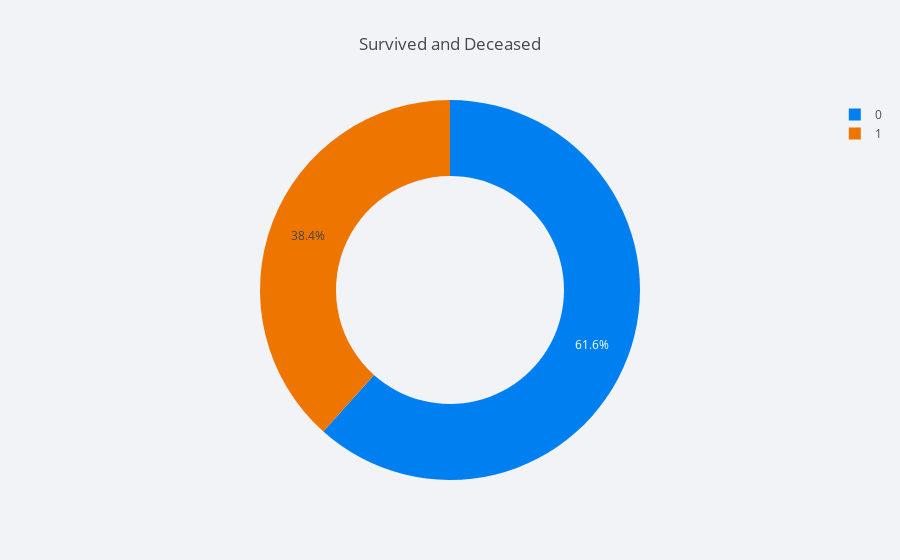

The notebook cell this image was saved under:
### Code cell
#Pie chart for number of survived and deceased
survived_val = train['Survived'].value_counts()
survived_df = pd.DataFrame({'labels': survived_val.index,
                   'values': survived_val.values
                  })
survived_df.iplot(kind='pie',labels='labels',values='values', title='Survived and Deceased', hole = 0.6)

### Figure 1 — Plotly figure (JSON) as saved in the notebook; plotly's stock layout.template omitted (floating-point values rounded to 4 significant figures)
{"data": [{"hole": 0.6, "labels": [0, 1], "marker": {"colors": ["rgba(0, 128, 240, 1.0)", "rgba(238, 118, 0, 1.0)"]}, "name": "", "type": "pie", "values": [549, 342]}], "layout": {"legend": {"bgcolor": "#F2F3F7", "font": {"color": "#505050"}}, "paper_bgcolor": "#F2F3F7", "plot_bgcolor": "#F2F3F7", "title": "Survived and Deceased", "titlefont": {"color": "#484848"}}}
